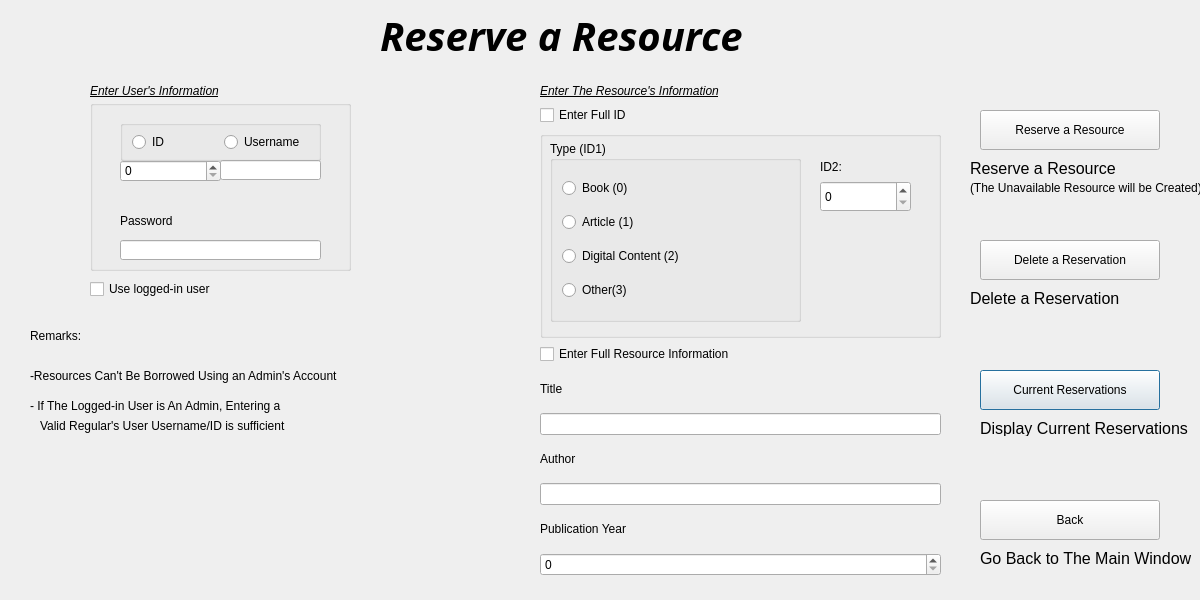
<?xml version="1.0" encoding="UTF-8"?>
<ui version="4.0">
 <class>reserveWindow</class>
 <widget class="QDialog" name="reserveWindow">
  <property name="geometry">
   <rect>
    <x>0</x>
    <y>0</y>
    <width>1200</width>
    <height>600</height>
   </rect>
  </property>
  <property name="windowTitle">
   <string>Dialog</string>
  </property>
  <widget class="QPushButton" name="history">
   <property name="geometry">
    <rect>
     <x>980</x>
     <y>370</y>
     <width>180</width>
     <height>40</height>
    </rect>
   </property>
   <property name="text">
    <string>Current Reservations</string>
   </property>
  </widget>
  <widget class="QCheckBox" name="currentUser">
   <property name="geometry">
    <rect>
     <x>90</x>
     <y>280</y>
     <width>201</width>
     <height>18</height>
    </rect>
   </property>
   <property name="text">
    <string>Use logged-in user</string>
   </property>
  </widget>
  <widget class="QGroupBox" name="userInfo">
   <property name="geometry">
    <rect>
     <x>90</x>
     <y>100</y>
     <width>261</width>
     <height>171</height>
    </rect>
   </property>
   <property name="title">
    <string/>
   </property>
   <widget class="QSpinBox" name="id">
    <property name="geometry">
     <rect>
      <x>30</x>
      <y>60</y>
      <width>101</width>
      <height>22</height>
     </rect>
    </property>
   </widget>
   <widget class="QGroupBox" name="groupBox">
    <property name="geometry">
     <rect>
      <x>30</x>
      <y>20</y>
      <width>201</width>
      <height>41</height>
     </rect>
    </property>
    <property name="title">
     <string/>
    </property>
    <layout class="QHBoxLayout" name="horizontalLayout">
     <item>
      <widget class="QRadioButton" name="isId">
       <property name="text">
        <string>ID</string>
       </property>
      </widget>
     </item>
     <item>
      <widget class="QRadioButton" name="isUsername">
       <property name="text">
        <string>Username</string>
       </property>
      </widget>
     </item>
    </layout>
   </widget>
   <widget class="QLineEdit" name="username">
    <property name="geometry">
     <rect>
      <x>130</x>
      <y>60</y>
      <width>101</width>
      <height>20</height>
     </rect>
    </property>
   </widget>
   <widget class="QLineEdit" name="password">
    <property name="geometry">
     <rect>
      <x>30</x>
      <y>140</y>
      <width>201</width>
      <height>20</height>
     </rect>
    </property>
   </widget>
   <widget class="QLabel" name="label_4">
    <property name="geometry">
     <rect>
      <x>30</x>
      <y>110</y>
      <width>91</width>
      <height>21</height>
     </rect>
    </property>
    <property name="text">
     <string>Password</string>
    </property>
   </widget>
  </widget>
  <widget class="QPushButton" name="back">
   <property name="geometry">
    <rect>
     <x>980</x>
     <y>500</y>
     <width>180</width>
     <height>40</height>
    </rect>
   </property>
   <property name="text">
    <string>Back</string>
   </property>
  </widget>
  <widget class="QPushButton" name="delete_2">
   <property name="geometry">
    <rect>
     <x>980</x>
     <y>240</y>
     <width>180</width>
     <height>40</height>
    </rect>
   </property>
   <property name="text">
    <string>Delete a Reservation</string>
   </property>
  </widget>
  <widget class="QLabel" name="label_3">
   <property name="geometry">
    <rect>
     <x>380</x>
     <y>10</y>
     <width>451</width>
     <height>51</height>
    </rect>
   </property>
   <property name="baseSize">
    <size>
     <width>0</width>
     <height>0</height>
    </size>
   </property>
   <property name="font">
    <font>
     <family>Script MT</family>
     <pointsize>30</pointsize>
     <italic>true</italic>
     <bold>true</bold>
    </font>
   </property>
   <property name="text">
    <string>Reserve a Resource</string>
   </property>
  </widget>
  <widget class="QLabel" name="label">
   <property name="geometry">
    <rect>
     <x>90</x>
     <y>80</y>
     <width>351</width>
     <height>21</height>
    </rect>
   </property>
   <property name="font">
    <font>
     <italic>true</italic>
     <underline>true</underline>
    </font>
   </property>
   <property name="text">
    <string>Enter User's Information</string>
   </property>
  </widget>
  <widget class="QLabel" name="label_5">
   <property name="geometry">
    <rect>
     <x>30</x>
     <y>360</y>
     <width>441</width>
     <height>31</height>
    </rect>
   </property>
   <property name="text">
    <string>-Resources Can't Be Borrowed Using an Admin's Account</string>
   </property>
  </widget>
  <widget class="QLabel" name="label_6">
   <property name="geometry">
    <rect>
     <x>30</x>
     <y>390</y>
     <width>401</width>
     <height>31</height>
    </rect>
   </property>
   <property name="text">
    <string>- If The Logged-in User is An Admin, Entering a </string>
   </property>
  </widget>
  <widget class="QLabel" name="label_7">
   <property name="geometry">
    <rect>
     <x>40</x>
     <y>410</y>
     <width>401</width>
     <height>31</height>
    </rect>
   </property>
   <property name="text">
    <string>Valid Regular's User Username/ID is sufficient</string>
   </property>
  </widget>
  <widget class="QLabel" name="label_8">
   <property name="geometry">
    <rect>
     <x>30</x>
     <y>320</y>
     <width>221</width>
     <height>31</height>
    </rect>
   </property>
   <property name="text">
    <string>Remarks:</string>
   </property>
  </widget>
  <widget class="QPushButton" name="find">
   <property name="geometry">
    <rect>
     <x>980</x>
     <y>110</y>
     <width>180</width>
     <height>40</height>
    </rect>
   </property>
   <property name="text">
    <string>Reserve a Resource</string>
   </property>
  </widget>
  <widget class="QLabel" name="label_2">
   <property name="geometry">
    <rect>
     <x>540</x>
     <y>80</y>
     <width>411</width>
     <height>21</height>
    </rect>
   </property>
   <property name="font">
    <font>
     <italic>true</italic>
     <underline>true</underline>
    </font>
   </property>
   <property name="text">
    <string>Enter The Resource's Information</string>
   </property>
  </widget>
  <widget class="QWidget" name="layoutWidget">
   <property name="geometry">
    <rect>
     <x>540</x>
     <y>105</y>
     <width>401</width>
     <height>471</height>
    </rect>
   </property>
   <layout class="QVBoxLayout" name="verticalLayout_6">
    <item>
     <widget class="QCheckBox" name="isID">
      <property name="text">
       <string>Enter Full ID</string>
      </property>
     </widget>
    </item>
    <item>
     <widget class="QGroupBox" name="ID">
      <property name="title">
       <string/>
      </property>
      <widget class="QGroupBox" name="type">
       <property name="geometry">
        <rect>
         <x>10</x>
         <y>10</y>
         <width>251</width>
         <height>181</height>
        </rect>
       </property>
       <property name="title">
        <string>Type (ID1)</string>
       </property>
       <layout class="QVBoxLayout" name="verticalLayout">
        <item>
         <widget class="QRadioButton" name="book">
          <property name="text">
           <string>Book (0)</string>
          </property>
         </widget>
        </item>
        <item>
         <widget class="QRadioButton" name="article">
          <property name="text">
           <string>Article (1)</string>
          </property>
         </widget>
        </item>
        <item>
         <widget class="QRadioButton" name="digitalcontent">
          <property name="text">
           <string>Digital Content (2)</string>
          </property>
         </widget>
        </item>
        <item>
         <widget class="QRadioButton" name="other">
          <property name="text">
           <string>Other(3)</string>
          </property>
         </widget>
        </item>
       </layout>
      </widget>
      <widget class="QSpinBox" name="id2">
       <property name="geometry">
        <rect>
         <x>280</x>
         <y>50</y>
         <width>91</width>
         <height>31</height>
        </rect>
       </property>
      </widget>
      <widget class="QLabel" name="label_12">
       <property name="geometry">
        <rect>
         <x>280</x>
         <y>20</y>
         <width>71</width>
         <height>31</height>
        </rect>
       </property>
       <property name="text">
        <string>ID2:</string>
       </property>
      </widget>
     </widget>
    </item>
    <item>
     <widget class="QCheckBox" name="isResource">
      <property name="text">
       <string>Enter Full Resource Information</string>
      </property>
     </widget>
    </item>
    <item>
     <layout class="QVBoxLayout" name="verticalLayout_5">
      <item>
       <layout class="QVBoxLayout" name="verticalLayout_3">
        <item>
         <widget class="QLabel" name="label_10">
          <property name="text">
           <string>Title</string>
          </property>
         </widget>
        </item>
        <item>
         <widget class="QLineEdit" name="inputTitle"/>
        </item>
       </layout>
      </item>
      <item>
       <layout class="QVBoxLayout" name="verticalLayout_2">
        <item>
         <widget class="QLabel" name="label_11">
          <property name="text">
           <string>Author</string>
          </property>
         </widget>
        </item>
        <item>
         <widget class="QLineEdit" name="inputAuthor"/>
        </item>
       </layout>
      </item>
      <item>
       <layout class="QVBoxLayout" name="verticalLayout_4">
        <item>
         <widget class="QLabel" name="label_9">
          <property name="text">
           <string>Publication Year</string>
          </property>
         </widget>
        </item>
        <item>
         <widget class="QSpinBox" name="inputPublicationYear"/>
        </item>
       </layout>
      </item>
     </layout>
    </item>
   </layout>
  </widget>
  <widget class="QLabel" name="label_13">
   <property name="geometry">
    <rect>
     <x>970</x>
     <y>160</y>
     <width>181</width>
     <height>16</height>
    </rect>
   </property>
   <property name="font">
    <font>
     <pointsize>12</pointsize>
    </font>
   </property>
   <property name="text">
    <string>Reserve a Resource </string>
   </property>
  </widget>
  <widget class="QLabel" name="label_14">
   <property name="geometry">
    <rect>
     <x>970</x>
     <y>180</y>
     <width>271</width>
     <height>16</height>
    </rect>
   </property>
   <property name="font">
    <font>
     <pointsize>9</pointsize>
    </font>
   </property>
   <property name="text">
    <string>(The Unavailable Resource will be Created)</string>
   </property>
  </widget>
  <widget class="QLabel" name="label_15">
   <property name="geometry">
    <rect>
     <x>970</x>
     <y>290</y>
     <width>271</width>
     <height>16</height>
    </rect>
   </property>
   <property name="font">
    <font>
     <pointsize>12</pointsize>
    </font>
   </property>
   <property name="text">
    <string>Delete a Reservation</string>
   </property>
  </widget>
  <widget class="QLabel" name="label_16">
   <property name="geometry">
    <rect>
     <x>980</x>
     <y>420</y>
     <width>271</width>
     <height>16</height>
    </rect>
   </property>
   <property name="font">
    <font>
     <pointsize>12</pointsize>
    </font>
   </property>
   <property name="text">
    <string>Display Current Reservations</string>
   </property>
  </widget>
  <widget class="QLabel" name="label_17">
   <property name="geometry">
    <rect>
     <x>980</x>
     <y>550</y>
     <width>271</width>
     <height>16</height>
    </rect>
   </property>
   <property name="font">
    <font>
     <pointsize>12</pointsize>
    </font>
   </property>
   <property name="text">
    <string>Go Back to The Main Window</string>
   </property>
  </widget>
 </widget>
 <resources/>
 <connections/>
</ui>
